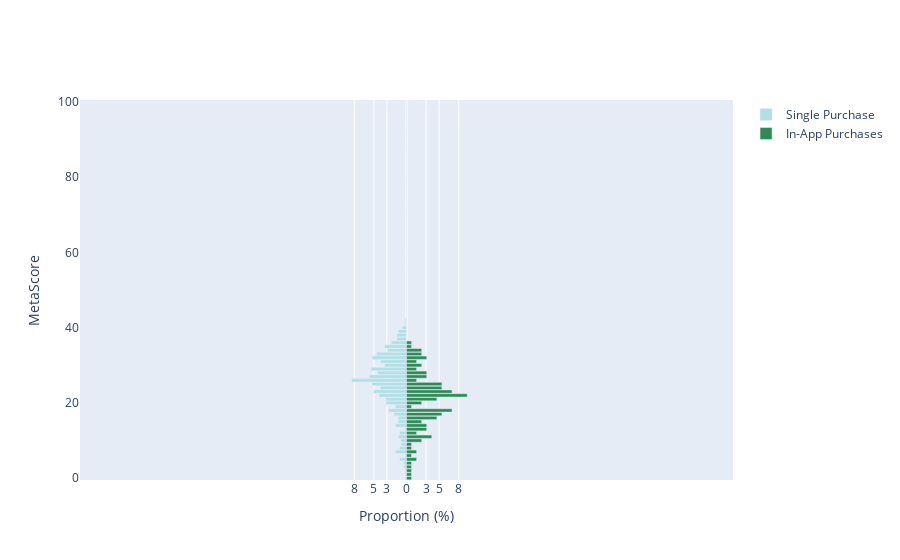

The notebook cell this image was saved under:
### Code cell
in_app_purchases_bins = in_app_purchases_grp["proportion"]
single_purchase_bins = single_purchase_grp["proportion"] * -1

y = list(range(0, 101, 1))

layout = go.Layout(
    yaxis=go.layout.YAxis(title='MetaScore'),
    xaxis=go.layout.XAxis(
        range=[-50, 50],
        tickvals=[-8, -5, -3, 0, 3, 5, 8],
        ticktext=[8, 5, 3, 0, 3, 5, 8],
        title='Proportion (%)'),    
    barmode='overlay',
    bargap=0.1
)

data = [go.Bar(y=y,
               x=single_purchase_bins,
               orientation='h',
               name='Single Purchase',
               hoverinfo='x',
               marker=dict(color='powderblue')
               ),
        go.Bar(y=y,
               x=in_app_purchases_bins,
               orientation='h',
               name='In-App Purchases',
               hoverinfo='x',
               marker=dict(color='seagreen')
               )
]



iplot(dict(data=data, layout=layout), filename='EXAMPLES/bar_pyramid')

### Figure 1 — Plotly figure (JSON) as saved in the notebook; plotly's stock layout.template omitted (floating-point values rounded to 4 significant figures)
{"data": [{"hoverinfo": "x", "marker": {"color": "powderblue"}, "name": "Single Purchase", "orientation": "h", "type": "bar", "x": [-0.2101, -0.2101, -0.2101, -0.4202, -0.4202, -1.05, -0.2101, -1.681, -1.05, -0.8403, -0.8403, -1.261, -1.05, -0.2101, -1.681, -1.261, -1.261, -1.891, -2.731, -1.681, -3.151, -3.151, -4.202, -5.042, -3.992, -5.252, -8.403, -5.672, -4.412, -5.462, -3.361, -3.992, -5.252, -4.622, -2.941, -3.361, -2.311, -1.471, -1.471, -1.261, -0.6303, -0.2101, -0.2101, 0, 0, 0, 0, 0, 0, 0, 0, 0, 0, 0, 0, 0, 0, 0, 0, 0, 0, 0, 0, 0, 0, 0, 0, 0, 0, 0, 0, 0, 0, 0, 0, 0, 0, 0, 0, 0, 0, 0, 0, 0, 0, 0, 0, 0, 0, 0, 0, 0, 0, 0, 0, 0, 0, 0, 0, 0, 0], "y": [0, 1, 2, 3, 4, 5, 6, 7, 8, 9, 10, 11, 12, 13, 14, 15, 16, 17, 18, 19, 20, 21, 22, 23, 24, 25, 26, 27, 28, 29, 30, 31, 32, 33, 34, 35, 36, 37, 38, 39, 40, 41, 42, 43, 44, 45, 46, 47, 48, 49, 50, 51, 52, 53, 54, 55, 56, 57, 58, 59, 60, 61, 62, 63, 64, 65, 66, 67, 68, 69, 70, 71, 72, 73, 74, 75, 76, 77, 78, 79, 80, 81, 82, 83, 84, 85, 86, 87, 88, 89, 90, 91, 92, 93, 94, 95, 96, 97, 98, 99, 100]}, {"hoverinfo": "x", "marker": {"color": "seagreen"}, "name": "In-App Purchases", "orientation": "h", "type": "bar", "x": [0.7752, 0.7752, 0.7752, 0.7752, 0.7752, 1.55, 0.7752, 1.55, 0.7752, 0.7752, 2.326, 3.876, 1.55, 3.101, 3.101, 2.326, 4.651, 5.426, 6.977, 0.7752, 2.326, 4.651, 9.302, 6.977, 5.426, 5.426, 1.55, 3.101, 3.101, 1.55, 2.326, 1.55, 3.101, 2.326, 2.326, 0.7752, 0.7752, 0, 0, 0, 0, 0, 0, 0, 0, 0, 0, 0, 0, 0, 0, 0, 0, 0, 0, 0, 0, 0, 0, 0, 0, 0, 0, 0, 0, 0, 0, 0, 0, 0, 0, 0, 0, 0, 0, 0, 0, 0, 0, 0, 0, 0, 0, 0, 0, 0, 0, 0, 0, 0, 0, 0, 0, 0, 0, 0, 0, 0, 0, 0, 0], "y": [0, 1, 2, 3, 4, 5, 6, 7, 8, 9, 10, 11, 12, 13, 14, 15, 16, 17, 18, 19, 20, 21, 22, 23, 24, 25, 26, 27, 28, 29, 30, 31, 32, 33, 34, 35, 36, 37, 38, 39, 40, 41, 42, 43, 44, 45, 46, 47, 48, 49, 50, 51, 52, 53, 54, 55, 56, 57, 58, 59, 60, 61, 62, 63, 64, 65, 66, 67, 68, 69, 70, 71, 72, 73, 74, 75, 76, 77, 78, 79, 80, 81, 82, 83, 84, 85, 86, 87, 88, 89, 90, 91, 92, 93, 94, 95, 96, 97, 98, 99, 100]}], "layout": {"bargap": 0.1, "barmode": "overlay", "xaxis": {"range": [-50, 50], "ticktext": [8, 5, 3, 0, 3, 5, 8], "tickvals": [-8, -5, -3, 0, 3, 5, 8], "title": {"text": "Proportion (%)"}}, "yaxis": {"title": {"text": "MetaScore"}}}}
